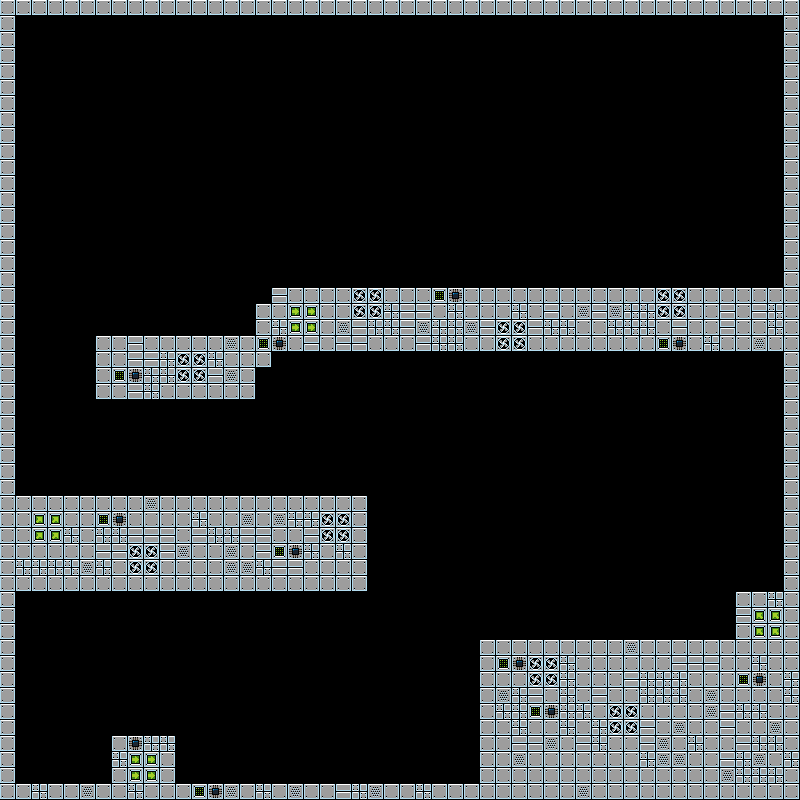

Below is a game level as drawn by its tile map, then a one-line description and the .tmx file that defines it, in full:
An orthogonal 50x50 tile map with 16x16 px tiles, 1 tile layer (Platforms) and 3 objects (player, pill, Budha).

<map version="1.0" orientation="orthogonal" width="50" height="50" tilewidth="16" tileheight="16">
 <tileset firstgid="1" name="Simplespimples" tilewidth="16" tileheight="16">
  <image source="../client/img/tilesets/simples_pimples.png" trans="5a5268" width="800" height="1280" />
 </tileset>
 <layer name="Platforms" width="50" height="50">
  <data encoding="csv">
1501,1501,1501,1501,1501,1501,1501,1501,1501,1501,1501,1501,1501,1501,1501,1501,1501,1501,1501,1501,1501,1501,1501,1501,1501,1501,1501,1501,1501,1501,1501,1501,1501,1501,1501,1501,1501,1501,1501,1501,1501,1501,1501,1501,1501,1501,1501,1501,1501,1501,
1501,0,0,0,0,0,0,0,0,0,0,0,0,0,0,0,0,0,0,0,0,0,0,0,0,0,0,0,0,0,0,0,0,0,0,0,0,0,0,0,0,0,0,0,0,0,0,0,0,1501,
1501,0,0,0,0,0,0,0,0,0,0,0,0,0,0,0,0,0,0,0,0,0,0,0,0,0,0,0,0,0,0,0,0,0,0,0,0,0,0,0,0,0,0,0,0,0,0,0,0,1501,
1501,0,0,0,0,0,0,0,0,0,0,0,0,0,0,0,0,0,0,0,0,0,0,0,0,0,0,0,0,0,0,0,0,0,0,0,0,0,0,0,0,0,0,0,0,0,0,0,0,1501,
1501,0,0,0,0,0,0,0,0,0,0,0,0,0,0,0,0,0,0,0,0,0,0,0,0,0,0,0,0,0,0,0,0,0,0,0,0,0,0,0,0,0,0,0,0,0,0,0,0,1501,
1501,0,0,0,0,0,0,0,0,0,0,0,0,0,0,0,0,0,0,0,0,0,0,0,0,0,0,0,0,0,0,0,0,0,0,0,0,0,0,0,0,0,0,0,0,0,0,0,0,1501,
1501,0,0,0,0,0,0,0,0,0,0,0,0,0,0,0,0,0,0,0,0,0,0,0,0,0,0,0,0,0,0,0,0,0,0,0,0,0,0,0,0,0,0,0,0,0,0,0,0,1501,
1501,0,0,0,0,0,0,0,0,0,0,0,0,0,0,0,0,0,0,0,0,0,0,0,0,0,0,0,0,0,0,0,0,0,0,0,0,0,0,0,0,0,0,0,0,0,0,0,0,1501,
1501,0,0,0,0,0,0,0,0,0,0,0,0,0,0,0,0,0,0,0,0,0,0,0,0,0,0,0,0,0,0,0,0,0,0,0,0,0,0,0,0,0,0,0,0,0,0,0,0,1501,
1501,0,0,0,0,0,0,0,0,0,0,0,0,0,0,0,0,0,0,0,0,0,0,0,0,0,0,0,0,0,0,0,0,0,0,0,0,0,0,0,0,0,0,0,0,0,0,0,0,1501,
1501,0,0,0,0,0,0,0,0,0,0,0,0,0,0,0,0,0,0,0,0,0,0,0,0,0,0,0,0,0,0,0,0,0,0,0,0,0,0,0,0,0,0,0,0,0,0,0,0,1501,
1501,0,0,0,0,0,0,0,0,0,0,0,0,0,0,0,0,0,0,0,0,0,0,0,0,0,0,0,0,0,0,0,0,0,0,0,0,0,0,0,0,0,0,0,0,0,0,0,0,1501,
1501,0,0,0,0,0,0,0,0,0,0,0,0,0,0,0,0,0,0,0,0,0,0,0,0,0,0,0,0,0,0,0,0,0,0,0,0,0,0,0,0,0,0,0,0,0,0,0,0,1501,
1501,0,0,0,0,0,0,0,0,0,0,0,0,0,0,0,0,0,0,0,0,0,0,0,0,0,0,0,0,0,0,0,0,0,0,0,0,0,0,0,0,0,0,0,0,0,0,0,0,1501,
1501,0,0,0,0,0,0,0,0,0,0,0,0,0,0,0,0,0,0,0,0,0,0,0,0,0,0,0,0,0,0,0,0,0,0,0,0,0,0,0,0,0,0,0,0,0,0,0,0,1501,
1501,0,0,0,0,0,0,0,0,0,0,0,0,0,0,0,0,0,0,0,0,0,0,0,0,0,0,0,0,0,0,0,0,0,0,0,0,0,0,0,0,0,0,0,0,0,0,0,0,1501,
1501,0,0,0,0,0,0,0,0,0,0,0,0,0,0,0,0,0,0,0,0,0,0,0,0,0,0,0,0,0,0,0,0,0,0,0,0,0,0,0,0,0,0,0,0,0,0,0,0,1501,
1501,0,0,0,0,0,0,0,0,0,0,0,0,0,0,0,0,0,0,0,0,0,0,0,0,0,0,0,0,0,0,0,0,0,0,0,0,0,0,0,0,0,0,0,0,0,0,0,0,1501,
1501,0,0,0,0,0,0,0,0,0,0,0,0,0,0,0,0,1601,1501,1501,1501,1501,1606,1606,1501,1501,1501,1507,1557,1501,1501,1501,1501,1501,1501,1501,1501,1501,1501,1501,1501,1606,1606,1501,1501,1501,1501,1501,1501,1501,
1501,0,0,0,0,0,0,0,0,0,0,0,0,0,0,0,1501,1501,1554,1554,1501,1501,1606,1606,1551,1601,1601,1501,1551,1501,1501,1501,1551,1501,1601,1501,1607,1601,1607,1551,1551,1606,1606,1501,1501,1601,1501,1601,1551,1501,
1501,0,0,0,0,0,0,0,0,0,0,0,0,0,0,0,1501,1551,1554,1554,1501,1607,1601,1551,1551,1601,1607,1551,1551,1607,1601,1606,1606,1601,1551,1551,1501,1501,1551,1551,1551,1501,1601,1501,1501,1601,1501,1501,1551,1501,
1501,0,0,0,0,0,1501,1501,1601,1501,1501,1501,1501,1501,1607,1501,1507,1557,1501,1601,1501,1601,1601,1501,1501,1501,1601,1551,1551,1501,1501,1606,1606,1501,1501,1501,1501,1501,1501,1501,1501,1507,1557,1501,1551,1501,1501,1607,1501,1501,
1501,0,0,0,0,0,1501,1501,1601,1601,1551,1606,1606,1551,1501,1501,1501,0,0,0,0,0,0,0,0,0,0,0,0,0,0,0,0,0,0,0,0,0,0,0,0,0,0,0,0,0,0,0,0,1501,
1501,0,0,0,0,0,1501,1507,1557,1551,1551,1606,1606,1601,1607,1501,0,0,0,0,0,0,0,0,0,0,0,0,0,0,0,0,0,0,0,0,0,0,0,0,0,0,0,0,0,0,0,0,0,1501,
1501,0,0,0,0,0,1501,1501,1601,1551,1501,1501,1501,1501,1501,1501,0,0,0,0,0,0,0,0,0,0,0,0,0,0,0,0,0,0,0,0,0,0,0,0,0,0,0,0,0,0,0,0,0,1501,
1501,0,0,0,0,0,0,0,0,0,0,0,0,0,0,0,0,0,0,0,0,0,0,0,0,0,0,0,0,0,0,0,0,0,0,0,0,0,0,0,0,0,0,0,0,0,0,0,0,1501,
1501,0,0,0,0,0,0,0,0,0,0,0,0,0,0,0,0,0,0,0,0,0,0,0,0,0,0,0,0,0,0,0,0,0,0,0,0,0,0,0,0,0,0,0,0,0,0,0,0,1501,
1501,0,0,0,0,0,0,0,0,0,0,0,0,0,0,0,0,0,0,0,0,0,0,0,0,0,0,0,0,0,0,0,0,0,0,0,0,0,0,0,0,0,0,0,0,0,0,0,0,1501,
1501,0,0,0,0,0,0,0,0,0,0,0,0,0,0,0,0,0,0,0,0,0,0,0,0,0,0,0,0,0,0,0,0,0,0,0,0,0,0,0,0,0,0,0,0,0,0,0,0,1501,
1501,0,0,0,0,0,0,0,0,0,0,0,0,0,0,0,0,0,0,0,0,0,0,0,0,0,0,0,0,0,0,0,0,0,0,0,0,0,0,0,0,0,0,0,0,0,0,0,0,1501,
1501,0,0,0,0,0,0,0,0,0,0,0,0,0,0,0,0,0,0,0,0,0,0,0,0,0,0,0,0,0,0,0,0,0,0,0,0,0,0,0,0,0,0,0,0,0,0,0,0,1501,
1501,1501,1501,1501,1501,1501,1501,1501,1501,1607,1501,1501,1501,1501,1501,1501,1501,1501,1501,1501,1501,1501,1501,0,0,0,0,0,0,0,0,0,0,0,0,0,0,0,0,0,0,0,0,0,0,0,0,0,0,1501,
1501,1501,1455,1455,1501,1501,1507,1557,1501,1501,1501,1501,1551,1501,1501,1607,1501,1607,1551,1551,1606,1606,1501,0,0,0,0,0,0,0,0,0,0,0,0,0,0,0,0,0,0,0,0,0,0,0,0,0,0,1501,
1501,1501,1455,1455,1551,1501,1551,1551,1601,1601,1601,1501,1601,1551,1551,1601,1601,1501,1501,1601,1606,1606,1501,0,0,0,0,0,0,0,0,0,0,0,0,0,0,0,0,0,0,0,0,0,0,0,0,0,0,1501,
1501,1501,1501,1501,1501,1501,1601,1601,1606,1606,1601,1607,1501,1501,1607,1501,1601,1507,1557,1551,1501,1551,1501,0,0,0,0,0,0,0,0,0,0,0,0,0,0,0,0,0,0,0,0,0,0,0,0,0,0,1501,
1501,1551,1551,1551,1551,1607,1551,1501,1606,1606,1501,1501,1501,1501,1607,1607,1551,1601,1601,1501,1501,1501,1501,0,0,0,0,0,0,0,0,0,0,0,0,0,0,0,0,0,0,0,0,0,0,0,0,0,0,1501,
1501,1501,1501,1501,1501,1501,1501,1501,1501,1501,1501,1501,1501,1501,1501,1501,1501,1501,1501,1501,1501,1501,1501,0,0,0,0,0,0,0,0,0,0,0,0,0,0,0,0,0,0,0,0,0,0,0,0,0,0,1501,
1501,0,0,0,0,0,0,0,0,0,0,0,0,0,0,0,0,0,0,0,0,0,0,0,0,0,0,0,0,0,0,0,0,0,0,0,0,0,0,0,0,0,0,0,0,0,1501,1501,1551,1501,
1501,0,0,0,0,0,0,0,0,0,0,0,0,0,0,0,0,0,0,0,0,0,0,0,0,0,0,0,0,0,0,0,0,0,0,0,0,0,0,0,0,0,0,0,0,0,1601,1605,1605,1501,
1501,0,0,0,0,0,0,0,0,0,0,0,0,0,0,0,0,0,0,0,0,0,0,0,0,0,0,0,0,0,0,0,0,0,0,0,0,0,0,0,0,0,0,0,0,0,1501,1605,1605,1501,
1501,0,0,0,0,0,0,0,0,0,0,0,0,0,0,0,0,0,0,0,0,0,0,0,0,0,0,0,0,0,1501,1501,1501,1501,1501,1501,1501,1501,1501,1607,1501,1501,1501,1501,1501,1501,1501,1501,1501,1501,
1501,0,0,0,0,0,0,0,0,0,0,0,0,0,0,0,0,0,0,0,0,0,0,0,0,0,0,0,0,0,1501,1507,1557,1606,1606,1551,1501,1501,1501,1501,1501,1501,1601,1601,1601,1501,1501,1551,1501,1501,
1501,0,0,0,0,0,0,0,0,0,0,0,0,0,0,0,0,0,0,0,0,0,0,0,0,0,0,0,0,0,1501,1501,1501,1606,1606,1551,1501,1501,1501,1601,1551,1551,1551,1501,1501,1501,1507,1557,1501,1551,
1501,0,0,0,0,0,0,0,0,0,0,0,0,0,0,0,0,0,0,0,0,0,0,0,0,0,0,0,0,0,1501,1607,1551,1601,1501,1551,1501,1601,1501,1501,1551,1551,1551,1501,1607,1501,1501,1501,1501,1551,
1501,0,0,0,0,0,0,0,0,0,0,0,0,0,0,0,0,0,0,0,0,0,0,0,0,0,0,0,0,0,1501,1551,1551,1507,1557,1551,1551,1501,1606,1606,1501,1501,1501,1501,1607,1601,1551,1551,1501,1501,
1501,0,0,0,0,0,0,0,0,0,0,0,0,0,0,0,0,0,0,0,0,0,0,0,0,0,0,0,0,0,1501,1501,1551,1501,1501,1551,1501,1551,1606,1606,1601,1501,1607,1501,1501,1601,1501,1501,1607,1501,
1501,0,0,0,0,0,0,1501,1557,1551,1551,0,0,0,0,0,0,0,0,0,0,0,0,0,0,0,0,0,0,0,1501,1501,1601,1601,1607,1501,1601,1551,1501,1501,1601,1607,1501,1551,1501,1501,1601,1551,1551,1501,
1501,0,0,0,0,0,0,1551,1554,1554,1501,0,0,0,0,0,0,0,0,0,0,0,0,0,0,0,0,0,0,0,1501,1501,1607,1501,1501,1501,1501,1501,1501,1501,1551,1607,1607,1501,1501,1601,1551,1607,1501,1551,
1501,0,0,0,0,0,0,1501,1554,1554,1501,0,0,0,0,0,0,0,0,0,0,0,0,0,0,0,0,0,0,0,1501,1501,1501,1501,1501,1501,1501,1501,1501,1501,1501,1501,1501,1501,1501,1607,1551,1551,1551,1501,
1501,1501,1551,1501,1501,1607,1501,1501,1551,1501,1501,1501,1507,1557,1607,1501,1551,1501,1607,1501,1501,1601,1551,1607,1501,1501,1551,1501,1501,1501,1501,1501,1501,1501,1501,1501,1607,1501,1501,1501,1501,1501,1501,1501,1501,1501,1501,1501,1501,1501
</data>
 </layer>
 <objectgroup name="Objects" width="50" height="50">
  <object name="player" gid="77" x="50" y="720">
   <properties>
    <property name="type" value="player" />
   </properties>
  </object>
  <object name="pill" gid="1477" x="682" y="488">
   <properties>
    <property name="type" value="pill" />
   </properties>
  </object>
  <object name="Budha" gid="2628" x="723" y="254">
   <properties>
    <property name="type" value="budha" />
   </properties>
  </object>
 </objectgroup>
</map>
